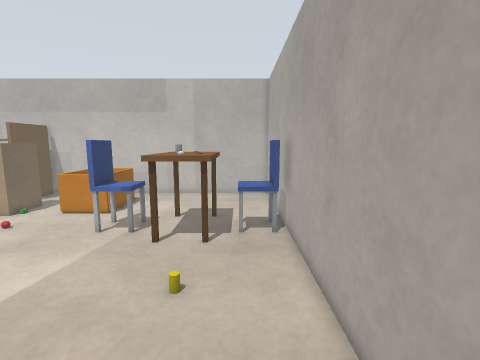
View 1 (above)

19 first-person views from a walk through a robot-simulator world made for Gazebo. The camera is 0.9 m above the floor, tilts 8° down and sees 85° across. The floor is counted in squares, 0.2 m on a side. Each view is taken from the middle of a square. On the plan, view 1 faces up. The plan holds only what a view shows up to about 20 squares ahead; the rest is blank. The place goes on beyond the plan.

View 2
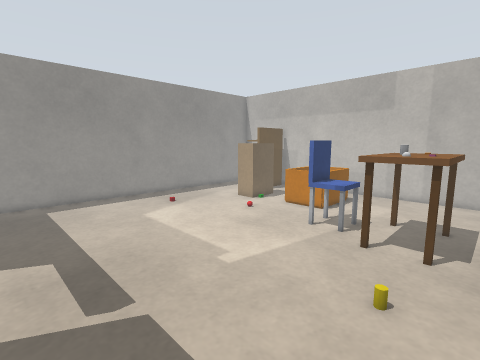

View 3
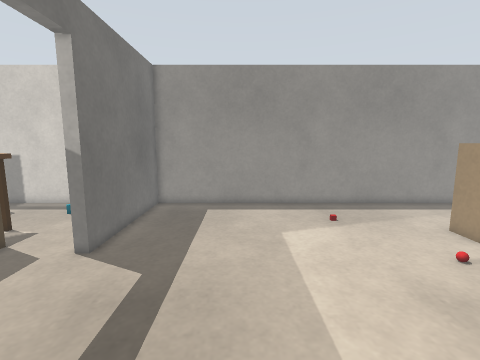

View 4
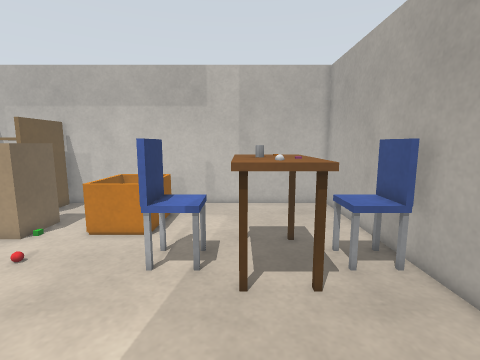

View 5
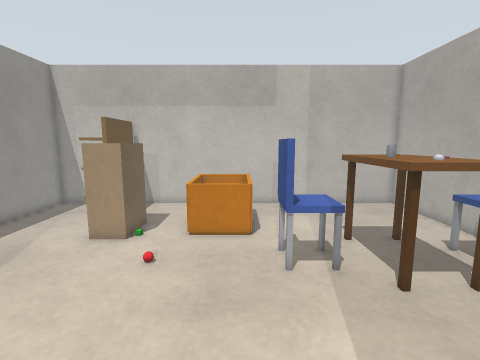

View 6
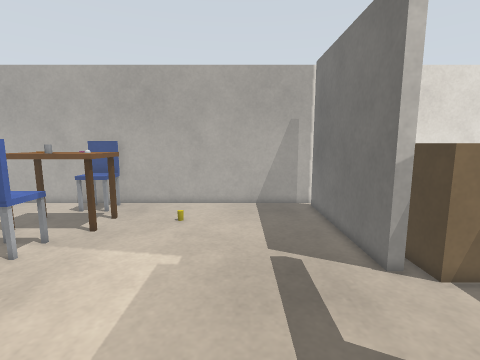

View 7
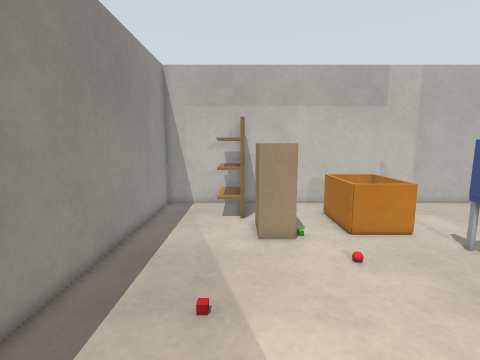

View 8
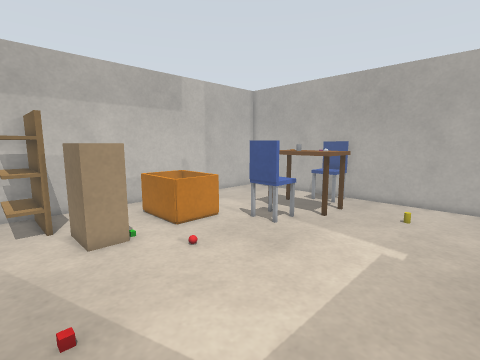

View 9
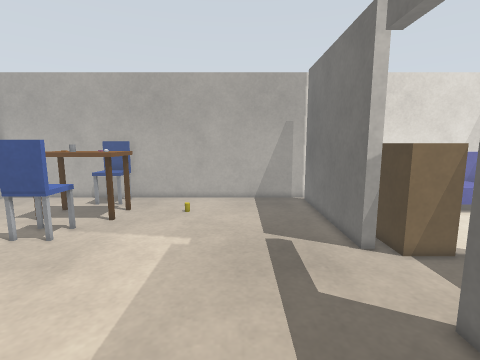

View 10
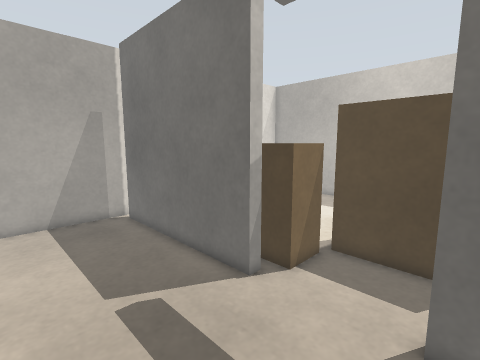

View 11
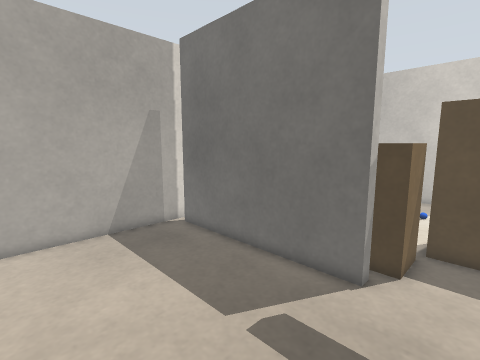

View 12
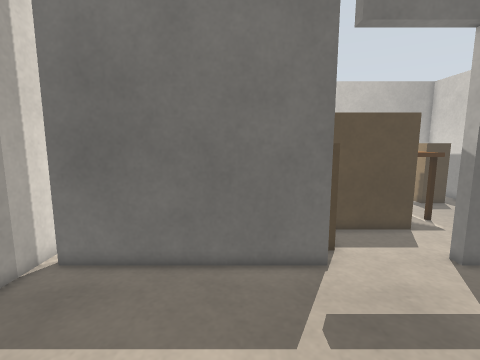

View 13
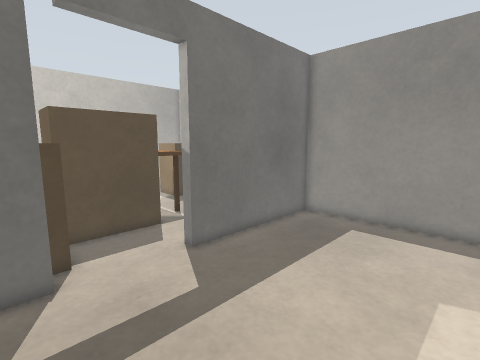

View 14
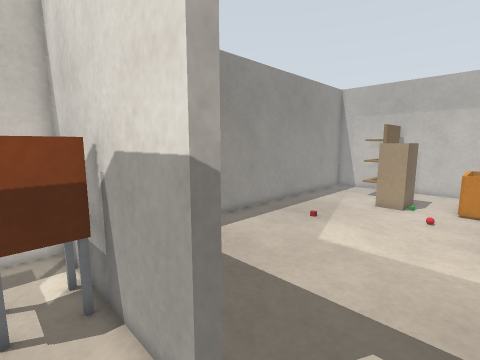

View 15
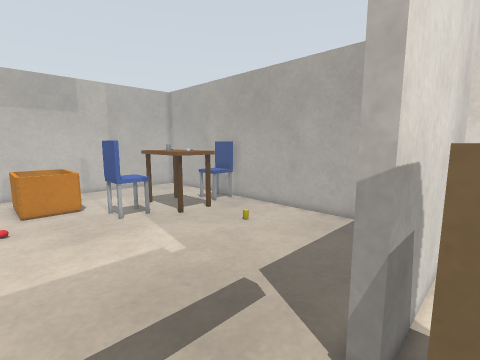

View 16
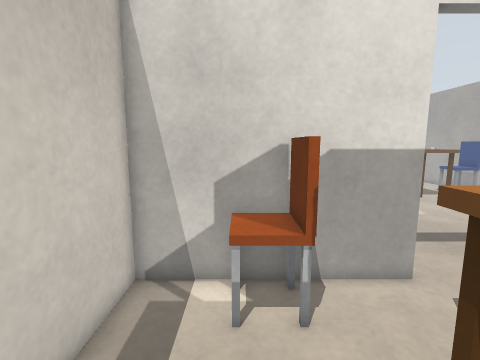

View 17
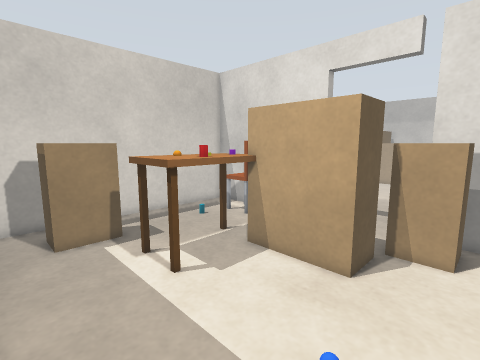

View 18
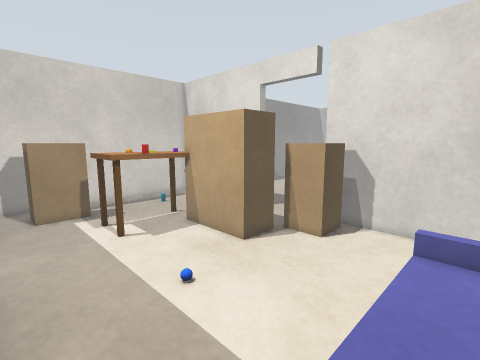

View 19
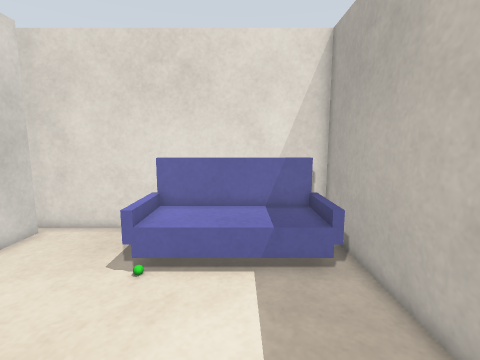

### Floor plan
Points are (right, up) in squares from view 1. A wall is a line through its corners. A room is listed if a view was taken in it or the views show most of it. See-through windows are left out.
Room 1 (views 1, 2, 3, 4, 5, 6, 7, 8, 9, 10, 11, 12, 13)
walls: (-8.2, -1.2) (1.8, -1.2); (2.5, -1) (2.5, 23.5) (-22.5, 23.5) (-22.5, -1.2) (-13.2, -1.2)
low walls: (-8.6, 16.8) (-8.6, 20.4) (-11.4, 20.4) (-11.4, 17); (-8.4, 20.5) (-8.4, 16.4) (-11.6, 16.4) (-11.6, 20.5)
ways out: opening at (-11, -1.5) to room 2; gap at (2, -1) to room 2
objects: shelf (-18, 20) to (-17, 23); brown box (-16, 16) to (-15, 18); other object (-12, 14); chair (-7, 13) to (-6, 15); table (-4, 11) to (-1, 16); other object (-3, 12); other object (-3, 14); drink can (-2, 8); other object (-2, 13); chair (0, 13) to (2, 15)
Room 2 (views 14, 15, 16, 17, 18, 19)
walls: (-11.8, -16.5) (2.5, -16.5) (2.5, -1); (-13.2, -1.2) (-13.2, -1.8) (-22.5, -1.8) (-22.5, -15.6); (1.8, -1.8) (-8.2, -1.8) (-8.2, -1.2)
ways out: opening at (-11, -1.5) to room 1; gap at (2, -1) to room 1
objects: brown box (-20, -14) to (-19, -12); other object (-19, -6); chair (-19, -4) to (-17, -3); table (-16, -12) to (-14, -8); other object (-16, -10); table (-16, -7); other object (-15, -9); other object (-15, -8) to (-15, -7); other object (-14, -10); cabinet (-14, -7) to (-9, -5); brown box (-9, -4) to (-7, -3); other object (-8, -11); sofa (-2, -15) to (1, -8); other object (-2, -9) to (-2, -8)

Where each view was taken, in squares from view 1:
view 1: 0 up, 0 right, facing up
view 2: 0 up, 0 right, facing up-left
view 3: 5 up, 3 left, facing left
view 4: 4 up, 4 left, facing up
view 5: 4 up, 9 left, facing up
view 6: 4 up, 17 left, facing right
view 7: 4 up, 17 left, facing up
view 8: 4 up, 19 left, facing up-right
view 9: 4 up, 19 left, facing right
view 10: 5 up, 14 left, facing down-right
view 11: 7 up, 11 left, facing down-right
view 12: 8 up, 5 left, facing down
view 13: 8 up, 7 left, facing down-left
view 14: 4 down, 10 left, facing up-left
view 15: 3 down, 13 left, facing up-right
view 16: 10 down, 19 left, facing up
view 17: 16 down, 6 left, facing up-left
view 18: 16 down, 1 left, facing up-left
view 19: 12 down, 11 left, facing right
